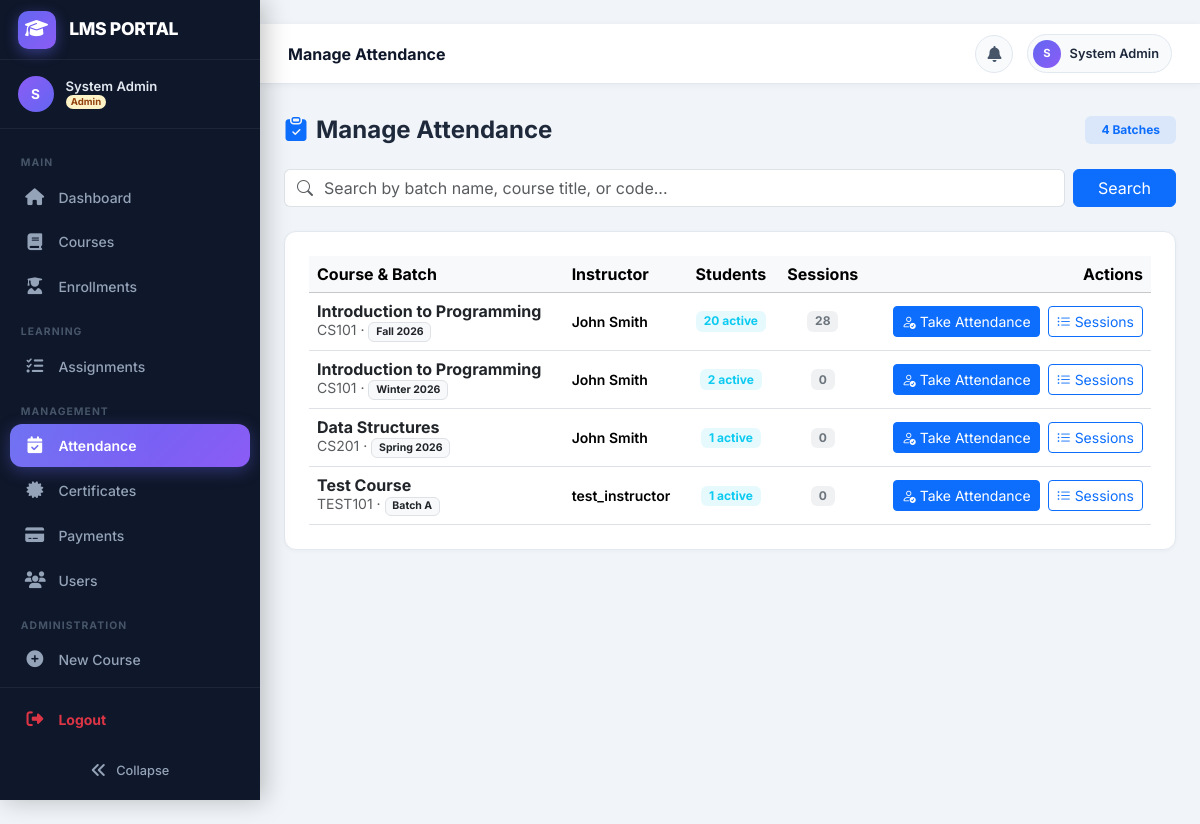
Page /attendance/manage/ (signed in) on the earlier database version.
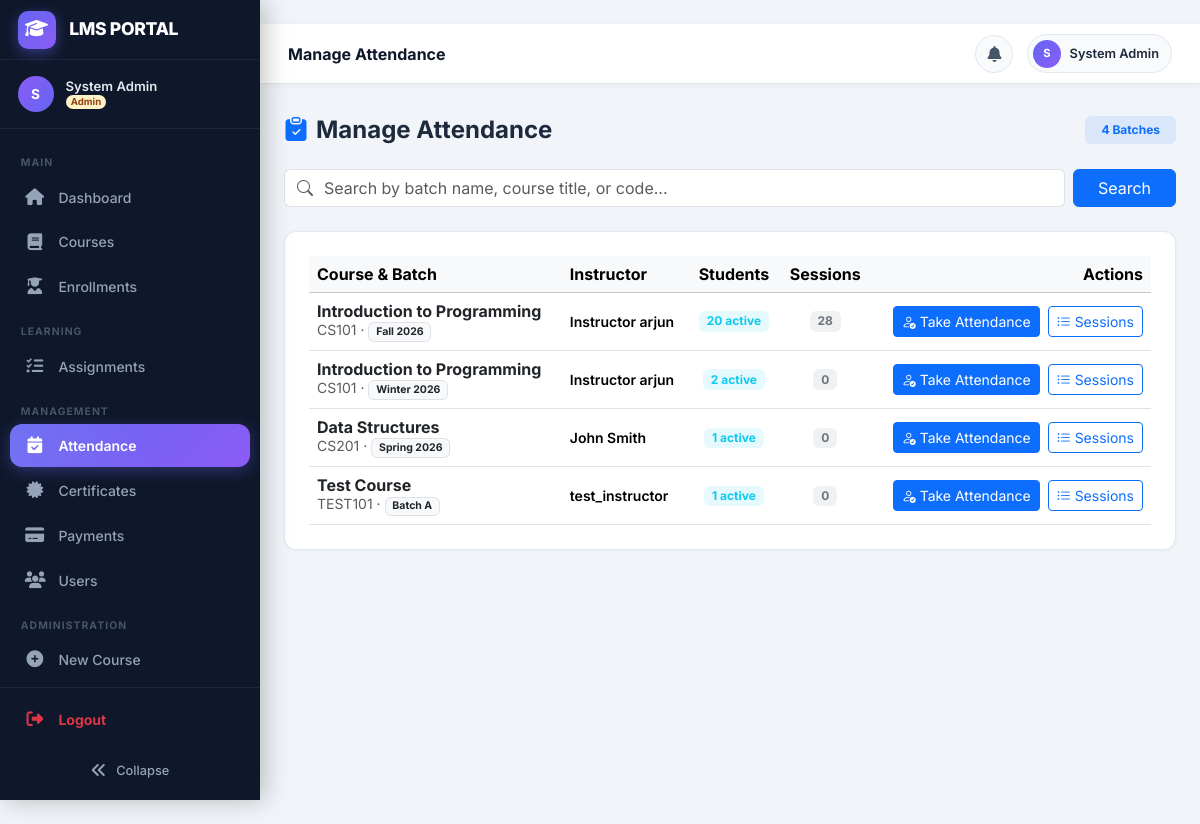
Same page on the later database version.
### courses/models.py (models this page shows, shortened)
class Batch(models.Model):
    course = models.ForeignKey(Course, on_delete=models.CASCADE, related_name='batches')
    name = models.CharField(max_length=100)          # e.g. "Batch A", "Jan 2025"
    start_date = models.DateField()
    end_date = models.DateField()
    max_students = models.PositiveIntegerField(default=30)
    created_at = models.DateTimeField(auto_now_add=True)
    class Meta:
        ordering = ['-start_date']
        verbose_name_plural = 'Batches'

class Course(models.Model):
    class Status(models.TextChoices):
        ACTIVE = 'active', 'Active'
        INACTIVE = 'inactive', 'Inactive'
        ARCHIVED = 'archived', 'Archived'
    title = models.CharField(max_length=200)
    code = models.CharField(max_length=20, unique=True)
    description = models.TextField(blank=True)
    instructor = models.ForeignKey(
        settings.AUTH_USER_MODEL,
        on_delete=models.SET_NULL,
        null=True,
        related_name='courses_teaching',
        limit_choices_to={'role__in': ['instructor', 'admin']},
    )
    status = models.CharField(max_length=20, choices=Status.choices, default=Status.ACTIVE)
    thumbnail = models.ImageField(upload_to='course_thumbnails/', blank=True, null=True)
    credits = models.PositiveSmallIntegerField(default=3)
    price = models.DecimalField(max_digits=10, decimal_places=2, default=0.00)
    auto_revision_enabled = models.BooleanField(default=True)
    created_at = models.DateTimeField(auto_now_add=True)
    updated_at = models.DateTimeField(auto_now=True)
    class Meta:
        ordering = ['-created_at']

### users/models.py (models this page shows, shortened)
class CustomUser(AbstractUser):
    class Role(models.TextChoices):
        ADMIN = 'admin', 'Admin'
        INSTRUCTOR = 'instructor', 'Instructor'
        STUDENT = 'student', 'Student'
    role = models.CharField(
        max_length=20,
        choices=Role.choices,
        default=Role.STUDENT,
    )
    phone = models.CharField(max_length=20, blank=True)
    profile_picture = models.ImageField(
        upload_to='profile_pictures/', blank=True, null=True
    )
    bio = models.TextField(blank=True)
    date_of_birth = models.DateField(null=True, blank=True)
    otp = models.CharField(max_length=6, blank=True, null=True)
    otp_expiry = models.DateTimeField(null=True, blank=True)
    class Meta:
        verbose_name = 'User'
        verbose_name_plural = 'Users'
    @property
    def is_admin_role(self):
        return self.role == self.Role.ADMIN
    @property
    def is_instructor(self):
        return self.role == self.Role.INSTRUCTOR
    @property
    def is_student(self):
        return self.role == self.Role.STUDENT

### attendance/views.py (the view)
# urls.py: path('manage/', views.manage_attendance_list, name='manage'),
@login_required
def manage_attendance_list(request):
    if request.user.is_student:
        messages.error(request, 'Permission denied.')
        return redirect('users:dashboard')
    query = request.GET.get('q', '')
    if request.user.is_instructor:
        batches = Batch.objects.filter(
            course__instructor=request.user
        ).select_related('course').annotate(
            active_students=Count('enrollments', filter=Q(enrollments__status='active')),
            total_sessions=Count('sessions')
        )
    else:
        batches = Batch.objects.select_related('course').annotate(
            active_students=Count('enrollments', filter=Q(enrollments__status='active')),
            total_sessions=Count('sessions')
        )
    if query:
        batches = batches.filter(
            Q(name__icontains=query) |
            Q(course__title__icontains=query) |
            Q(course__code__icontains=query)
        )
    return render(request, 'attendance/manage_attendance_list.html', {
        'batches': batches,
        'query': query
    })

### templates/attendance/manage_attendance_list.html (shortened to what this page needs)
﻿{% extends 'base.html' %}
{% block content %}
<div class="d-flex align-items-center justify-content-between mb-4">
  <h4 class="fw-bold mb-0"><i class="bi bi-clipboard-check-fill me-2 text-primary"></i>Manage Attendance</h4>
  <span class="badge bg-primary bg-opacity-10 text-primary px-3 py-2">{{ batches|length }} Batch{{ batches|length|pluralize:"es" }}</span>
</div>
<div class="mb-4">
  <form method="get" class="d-flex gap-2">
    <div class="input-group">
      <span class="input-group-text bg-white border-end-0"><i class="bi bi-search text-muted"></i></span>
      <input type="text" name="q" value="{{ query }}" class="form-control border-start-0 ps-0" placeholder="Search by batch name, course title, or code..." aria-label="Search">
    </div>
    <button type="submit" class="btn btn-primary px-4">Search</button>
  </form>
</div>
<div class="page-card">
  <div class="table-responsive">
    <table class="table table-hover align-middle mb-0">
      <thead class="table-light">
        <tr>
          <th>Course & Batch</th>
          <th>Instructor</th>
          <th class="text-center">Students</th>
          <th class="text-center">Sessions</th>
          <th class="text-end">Actions</th>
        </tr>
      </thead>
      <tbody>
        {% for batch in batches %}
        <tr>
          <td>
            <div class="fw-bold text-dark">{{ batch.course.title }}</div>
            <div class="text-muted small">{{ batch.course.code }} &middot; <span class="badge bg-light text-dark border">{{ batch.name }}</span></div>
          </td>
          <td>
            <div class="small fw-semibold">{{ batch.course.instructor.get_full_name|default:batch.course.instructor.username }}</div>
          </td>
          <td class="text-center">
            <span class="badge bg-info bg-opacity-10 text-info">{{ batch.active_students }} active</span>
          </td>
          <td class="text-center">
             <span class="badge bg-secondary bg-opacity-10 text-secondary">{{ batch.total_sessions }}</span>
          </td>
          <td class="text-end">
            <div class="d-flex justify-content-end gap-2">
              <a href="{% url 'attendance:take' batch.pk %}" class="btn btn-sm btn-primary">
                <i class="bi bi-person-check"></i> Take Attendance
              </a>
              <a href="{% url 'attendance:sessions' batch.pk %}" class="btn btn-sm btn-outline-primary">
                <i class="bi bi-list-ul"></i> Sessions
              </a>
            </div>
          </td>
        </tr>
        {% empty %}
        <tr><td colspan="5" class="text-center text-muted py-5">No batches found.</td></tr>
        {% endfor %}
      </tbody>
    </table>
  </div>
</div>
{% endblock %}

Differences in the rows shown:
changed through a linked row, Batch "Fall 2026": course.instructor.get_full_name "John Smith" → "Instructor arjun"
changed through a linked row, Batch "Winter 2026": course.instructor.get_full_name "John Smith" → "Instructor arjun"
